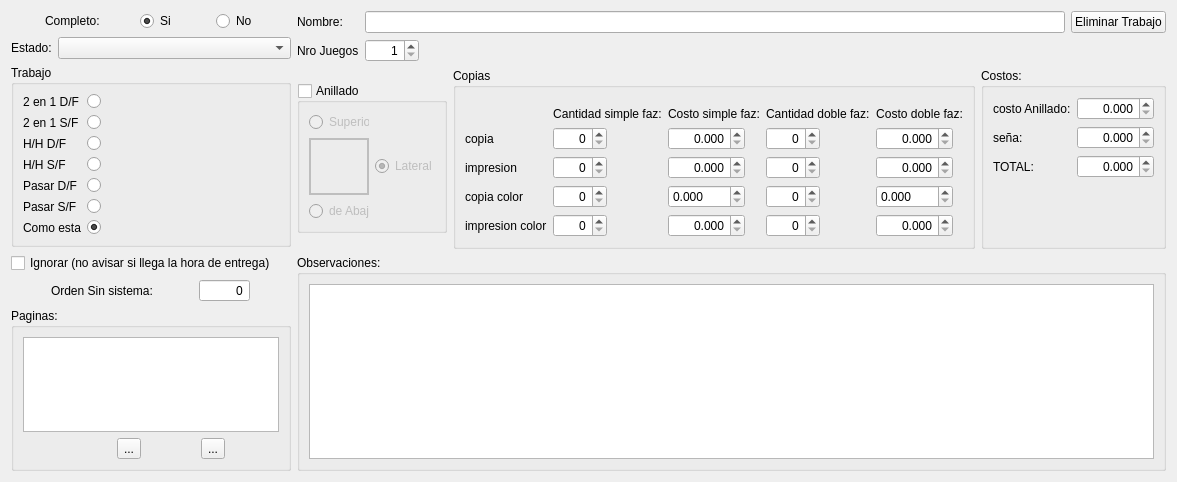
<?xml version="1.0" encoding="UTF-8"?>
<ui version="4.0">
 <class>wworkorder</class>
 <widget class="QWidget" name="wworkorder">
  <property name="geometry">
   <rect>
    <x>0</x>
    <y>0</y>
    <width>837</width>
    <height>482</height>
   </rect>
  </property>
  <property name="windowTitle">
   <string>Form</string>
  </property>
  <layout class="QHBoxLayout" name="horizontalLayout_5">
   <item>
    <layout class="QVBoxLayout" name="verticalLayout_4">
     <item>
      <layout class="QHBoxLayout" name="horizontalLayout">
       <item>
        <widget class="QLabel" name="label">
         <property name="sizePolicy">
          <sizepolicy hsizetype="Fixed" vsizetype="Preferred">
           <horstretch>0</horstretch>
           <verstretch>0</verstretch>
          </sizepolicy>
         </property>
         <property name="text">
          <string>Completo:</string>
         </property>
        </widget>
       </item>
       <item>
        <widget class="QRadioButton" name="completeYesButton">
         <property name="sizePolicy">
          <sizepolicy hsizetype="Fixed" vsizetype="Fixed">
           <horstretch>0</horstretch>
           <verstretch>0</verstretch>
          </sizepolicy>
         </property>
         <property name="text">
          <string>Si</string>
         </property>
         <property name="checked">
          <bool>true</bool>
         </property>
        </widget>
       </item>
       <item>
        <widget class="QRadioButton" name="completeNoButton">
         <property name="sizePolicy">
          <sizepolicy hsizetype="Fixed" vsizetype="Fixed">
           <horstretch>0</horstretch>
           <verstretch>0</verstretch>
          </sizepolicy>
         </property>
         <property name="text">
          <string>No</string>
         </property>
        </widget>
       </item>
      </layout>
     </item>
     <item>
      <layout class="QHBoxLayout" name="horizontalLayout_6">
       <property name="topMargin">
        <number>0</number>
       </property>
       <item>
        <widget class="QLabel" name="label_2">
         <property name="sizePolicy">
          <sizepolicy hsizetype="Fixed" vsizetype="Maximum">
           <horstretch>0</horstretch>
           <verstretch>0</verstretch>
          </sizepolicy>
         </property>
         <property name="text">
          <string>Estado:</string>
         </property>
        </widget>
       </item>
       <item>
        <widget class="QComboBox" name="estadoComboBox">
         <property name="sizePolicy">
          <sizepolicy hsizetype="Preferred" vsizetype="Fixed">
           <horstretch>0</horstretch>
           <verstretch>0</verstretch>
          </sizepolicy>
         </property>
        </widget>
       </item>
      </layout>
     </item>
     <item>
      <widget class="QGroupBox" name="groupBox">
       <property name="sizePolicy">
        <sizepolicy hsizetype="Preferred" vsizetype="Fixed">
         <horstretch>0</horstretch>
         <verstretch>0</verstretch>
        </sizepolicy>
       </property>
       <property name="title">
        <string>Trabajo</string>
       </property>
       <layout class="QVBoxLayout" name="verticalLayout_2">
        <item>
         <layout class="QFormLayout" name="formLayout">
          <item row="0" column="0">
           <widget class="QLabel" name="d2En1DFLabel">
            <property name="text">
             <string>2 en 1 D/F</string>
            </property>
           </widget>
          </item>
          <item row="0" column="1">
           <widget class="QRadioButton" name="d2En1DFRadioButton"/>
          </item>
          <item row="1" column="0">
           <widget class="QLabel" name="d2En1SFLabel">
            <property name="text">
             <string>2 en 1 S/F</string>
            </property>
           </widget>
          </item>
          <item row="2" column="0">
           <widget class="QLabel" name="hHDFLabel">
            <property name="text">
             <string>H/H D/F</string>
            </property>
           </widget>
          </item>
          <item row="3" column="0">
           <widget class="QLabel" name="hHSFLabel">
            <property name="text">
             <string>H/H S/F</string>
            </property>
           </widget>
          </item>
          <item row="4" column="0">
           <widget class="QLabel" name="pasarDFLabel">
            <property name="text">
             <string>Pasar D/F</string>
            </property>
           </widget>
          </item>
          <item row="5" column="0">
           <widget class="QLabel" name="pasarSFLabel">
            <property name="text">
             <string>Pasar S/F</string>
            </property>
           </widget>
          </item>
          <item row="6" column="0">
           <widget class="QLabel" name="comoEstaLabel">
            <property name="text">
             <string>Como esta</string>
            </property>
           </widget>
          </item>
          <item row="1" column="1">
           <widget class="QRadioButton" name="d2En1SFRadioButton"/>
          </item>
          <item row="2" column="1">
           <widget class="QRadioButton" name="hHDFRadioButton"/>
          </item>
          <item row="3" column="1">
           <widget class="QRadioButton" name="hHSFRadioButton"/>
          </item>
          <item row="4" column="1">
           <widget class="QRadioButton" name="pasarDFRadioButton"/>
          </item>
          <item row="5" column="1">
           <widget class="QRadioButton" name="pasarSFRadioButton"/>
          </item>
          <item row="6" column="1">
           <widget class="QRadioButton" name="comoEstaRadioButton">
            <property name="checked">
             <bool>true</bool>
            </property>
           </widget>
          </item>
         </layout>
        </item>
       </layout>
      </widget>
     </item>
     <item>
      <widget class="QCheckBox" name="ignoreCheckBox">
       <property name="sizePolicy">
        <sizepolicy hsizetype="Maximum" vsizetype="Fixed">
         <horstretch>0</horstretch>
         <verstretch>0</verstretch>
        </sizepolicy>
       </property>
       <property name="text">
        <string>Ignorar (no avisar si llega la hora de entrega)</string>
       </property>
      </widget>
     </item>
     <item>
      <layout class="QHBoxLayout" name="horizontalLayout_8">
       <property name="topMargin">
        <number>0</number>
       </property>
       <item>
        <widget class="QLabel" name="label_3">
         <property name="sizePolicy">
          <sizepolicy hsizetype="Maximum" vsizetype="Preferred">
           <horstretch>0</horstretch>
           <verstretch>0</verstretch>
          </sizepolicy>
         </property>
         <property name="text">
          <string>Orden Sin sistema:</string>
         </property>
        </widget>
       </item>
       <item>
        <widget class="QSpinBox" name="outOfOrderSpinBox">
         <property name="sizePolicy">
          <sizepolicy hsizetype="Maximum" vsizetype="Fixed">
           <horstretch>0</horstretch>
           <verstretch>0</verstretch>
          </sizepolicy>
         </property>
         <property name="alignment">
          <set>Qt::AlignRight|Qt::AlignTrailing|Qt::AlignVCenter</set>
         </property>
         <property name="buttonSymbols">
          <enum>QAbstractSpinBox::NoButtons</enum>
         </property>
         <property name="maximum">
          <number>999999999</number>
         </property>
        </widget>
       </item>
      </layout>
     </item>
     <item>
      <widget class="QGroupBox" name="groupBox_3">
       <property name="sizePolicy">
        <sizepolicy hsizetype="Fixed" vsizetype="Preferred">
         <horstretch>0</horstretch>
         <verstretch>0</verstretch>
        </sizepolicy>
       </property>
       <property name="title">
        <string>Paginas: </string>
       </property>
       <layout class="QVBoxLayout" name="verticalLayout_3">
        <item>
         <widget class="QTableWidget" name="pagesTableWidget">
          <property name="sizePolicy">
           <sizepolicy hsizetype="Maximum" vsizetype="Expanding">
            <horstretch>0</horstretch>
            <verstretch>0</verstretch>
           </sizepolicy>
          </property>
          <property name="minimumSize">
           <size>
            <width>256</width>
            <height>0</height>
           </size>
          </property>
         </widget>
        </item>
        <item>
         <layout class="QHBoxLayout" name="horizontalLayout_2">
          <item>
           <spacer name="horizontalSpacer">
            <property name="orientation">
             <enum>Qt::Horizontal</enum>
            </property>
            <property name="sizeType">
             <enum>QSizePolicy::Minimum</enum>
            </property>
            <property name="sizeHint" stdset="0">
             <size>
              <width>40</width>
              <height>20</height>
             </size>
            </property>
           </spacer>
          </item>
          <item>
           <widget class="QToolButton" name="addButton">
            <property name="text">
             <string>...</string>
            </property>
            <property name="icon">
             <iconset resource="resources.qrc">
              <normaloff>:/icons/graphics/list-add-4.png</normaloff>:/icons/graphics/list-add-4.png</iconset>
            </property>
           </widget>
          </item>
          <item>
           <widget class="QToolButton" name="delButton">
            <property name="text">
             <string>...</string>
            </property>
            <property name="icon">
             <iconset resource="resources.qrc">
              <normaloff>:/icons/graphics/list-remove-4.png</normaloff>:/icons/graphics/list-remove-4.png</iconset>
            </property>
           </widget>
          </item>
         </layout>
        </item>
       </layout>
      </widget>
     </item>
    </layout>
   </item>
   <item>
    <layout class="QVBoxLayout" name="verticalLayout_8">
     <item>
      <layout class="QHBoxLayout" name="horizontalLayout_4">
       <item>
        <layout class="QFormLayout" name="formLayout_2">
         <property name="fieldGrowthPolicy">
          <enum>QFormLayout::AllNonFixedFieldsGrow</enum>
         </property>
         <item row="0" column="0">
          <widget class="QLabel" name="nombreLabel">
           <property name="text">
            <string>Nombre:</string>
           </property>
          </widget>
         </item>
         <item row="2" column="0">
          <widget class="QLabel" name="nroJuegosLabel">
           <property name="text">
            <string>Nro Juegos</string>
           </property>
          </widget>
         </item>
         <item row="2" column="1">
          <widget class="QSpinBox" name="nroJuegosSpinBox">
           <property name="sizePolicy">
            <sizepolicy hsizetype="Fixed" vsizetype="Fixed">
             <horstretch>0</horstretch>
             <verstretch>0</verstretch>
            </sizepolicy>
           </property>
           <property name="alignment">
            <set>Qt::AlignRight|Qt::AlignTrailing|Qt::AlignVCenter</set>
           </property>
           <property name="buttonSymbols">
            <enum>QAbstractSpinBox::UpDownArrows</enum>
           </property>
           <property name="minimum">
            <number>1</number>
           </property>
           <property name="maximum">
            <number>9999</number>
           </property>
          </widget>
         </item>
         <item row="0" column="1">
          <layout class="QHBoxLayout" name="horizontalLayout_7">
           <property name="rightMargin">
            <number>0</number>
           </property>
           <item>
            <widget class="QLineEdit" name="nombreLineEdit"/>
           </item>
           <item>
            <widget class="QPushButton" name="deleteButton">
             <property name="text">
              <string>Eliminar Trabajo</string>
             </property>
            </widget>
           </item>
          </layout>
         </item>
        </layout>
       </item>
      </layout>
     </item>
     <item>
      <layout class="QHBoxLayout" name="horizontalLayout_3">
       <item>
        <widget class="QGroupBox" name="anilladoGroupBox">
         <property name="sizePolicy">
          <sizepolicy hsizetype="Fixed" vsizetype="Fixed">
           <horstretch>0</horstretch>
           <verstretch>200</verstretch>
          </sizepolicy>
         </property>
         <property name="minimumSize">
          <size>
           <width>150</width>
           <height>150</height>
          </size>
         </property>
         <property name="title">
          <string>Anillado</string>
         </property>
         <property name="checkable">
          <bool>true</bool>
         </property>
         <property name="checked">
          <bool>false</bool>
         </property>
         <layout class="QVBoxLayout" name="verticalLayout_6">
          <item>
           <layout class="QGridLayout" name="gridLayout">
            <item row="0" column="0">
             <widget class="QRadioButton" name="superiorRadioButton">
              <property name="text">
               <string>Superior</string>
              </property>
             </widget>
            </item>
            <item row="1" column="0">
             <widget class="QFrame" name="frame">
              <property name="sizePolicy">
               <sizepolicy hsizetype="Preferred" vsizetype="MinimumExpanding">
                <horstretch>0</horstretch>
                <verstretch>0</verstretch>
               </sizepolicy>
              </property>
              <property name="frameShape">
               <enum>QFrame::Box</enum>
              </property>
              <property name="frameShadow">
               <enum>QFrame::Plain</enum>
              </property>
              <property name="lineWidth">
               <number>2</number>
              </property>
             </widget>
            </item>
            <item row="1" column="1">
             <widget class="QRadioButton" name="leftRadioButton">
              <property name="sizePolicy">
               <sizepolicy hsizetype="Maximum" vsizetype="Fixed">
                <horstretch>0</horstretch>
                <verstretch>0</verstretch>
               </sizepolicy>
              </property>
              <property name="text">
               <string>Lateral</string>
              </property>
              <property name="checked">
               <bool>true</bool>
              </property>
             </widget>
            </item>
            <item row="2" column="0">
             <widget class="QRadioButton" name="bottomButton">
              <property name="text">
               <string>de Abajo</string>
              </property>
             </widget>
            </item>
           </layout>
          </item>
         </layout>
        </widget>
       </item>
       <item>
        <widget class="QGroupBox" name="groupBox_5">
         <property name="title">
          <string>Copias</string>
         </property>
         <layout class="QVBoxLayout" name="verticalLayout_7">
          <item>
           <layout class="QGridLayout" name="gridLayout_2">
            <property name="sizeConstraint">
             <enum>QLayout::SetMinimumSize</enum>
            </property>
            <property name="topMargin">
             <number>10</number>
            </property>
            <item row="3" column="0">
             <widget class="QLabel" name="label_8">
              <property name="text">
               <string>copia color</string>
              </property>
             </widget>
            </item>
            <item row="0" column="4">
             <widget class="QLabel" name="label_5">
              <property name="text">
               <string>Costo doble faz:</string>
              </property>
              <property name="alignment">
               <set>Qt::AlignCenter</set>
              </property>
             </widget>
            </item>
            <item row="0" column="1">
             <widget class="QLabel" name="label_4">
              <property name="text">
               <string>Cantidad simple faz:</string>
              </property>
              <property name="alignment">
               <set>Qt::AlignCenter</set>
              </property>
             </widget>
            </item>
            <item row="2" column="0">
             <widget class="QLabel" name="label_7">
              <property name="text">
               <string>impresion</string>
              </property>
             </widget>
            </item>
            <item row="4" column="0">
             <widget class="QLabel" name="label_9">
              <property name="text">
               <string>impresion color</string>
              </property>
             </widget>
            </item>
            <item row="1" column="3">
             <widget class="QSpinBox" name="doubleFazSpinBox">
              <property name="sizePolicy">
               <sizepolicy hsizetype="Fixed" vsizetype="Fixed">
                <horstretch>0</horstretch>
                <verstretch>0</verstretch>
               </sizepolicy>
              </property>
              <property name="alignment">
               <set>Qt::AlignRight|Qt::AlignTrailing|Qt::AlignVCenter</set>
              </property>
              <property name="maximum">
               <number>9999</number>
              </property>
             </widget>
            </item>
            <item row="1" column="1">
             <widget class="QSpinBox" name="simpleFazSpinBox">
              <property name="sizePolicy">
               <sizepolicy hsizetype="Fixed" vsizetype="Fixed">
                <horstretch>0</horstretch>
                <verstretch>0</verstretch>
               </sizepolicy>
              </property>
              <property name="alignment">
               <set>Qt::AlignRight|Qt::AlignTrailing|Qt::AlignVCenter</set>
              </property>
              <property name="maximum">
               <number>9999</number>
              </property>
             </widget>
            </item>
            <item row="1" column="0">
             <widget class="QLabel" name="label_6">
              <property name="text">
               <string>copia</string>
              </property>
             </widget>
            </item>
            <item row="1" column="2">
             <widget class="QDoubleSpinBox" name="costoSFDoubleSpinBox">
              <property name="sizePolicy">
               <sizepolicy hsizetype="Fixed" vsizetype="Fixed">
                <horstretch>0</horstretch>
                <verstretch>0</verstretch>
               </sizepolicy>
              </property>
              <property name="alignment">
               <set>Qt::AlignRight|Qt::AlignTrailing|Qt::AlignVCenter</set>
              </property>
              <property name="decimals">
               <number>3</number>
              </property>
              <property name="maximum">
               <double>9999.989999999999782</double>
              </property>
             </widget>
            </item>
            <item row="0" column="3">
             <widget class="QLabel" name="label_10">
              <property name="text">
               <string>Cantidad doble faz:</string>
              </property>
             </widget>
            </item>
            <item row="0" column="2">
             <widget class="QLabel" name="label_11">
              <property name="text">
               <string>Costo simple faz:</string>
              </property>
             </widget>
            </item>
            <item row="1" column="4">
             <widget class="QDoubleSpinBox" name="costoDFDoubleSpinBox">
              <property name="sizePolicy">
               <sizepolicy hsizetype="Fixed" vsizetype="Fixed">
                <horstretch>0</horstretch>
                <verstretch>0</verstretch>
               </sizepolicy>
              </property>
              <property name="alignment">
               <set>Qt::AlignRight|Qt::AlignTrailing|Qt::AlignVCenter</set>
              </property>
              <property name="decimals">
               <number>3</number>
              </property>
              <property name="maximum">
               <double>9999.989999999999782</double>
              </property>
             </widget>
            </item>
            <item row="2" column="1">
             <widget class="QSpinBox" name="imprSimpleFazSpinBox">
              <property name="sizePolicy">
               <sizepolicy hsizetype="Fixed" vsizetype="Fixed">
                <horstretch>0</horstretch>
                <verstretch>0</verstretch>
               </sizepolicy>
              </property>
              <property name="alignment">
               <set>Qt::AlignRight|Qt::AlignTrailing|Qt::AlignVCenter</set>
              </property>
              <property name="maximum">
               <number>9999</number>
              </property>
             </widget>
            </item>
            <item row="2" column="3">
             <widget class="QSpinBox" name="imprDoubleFazSpinBox">
              <property name="sizePolicy">
               <sizepolicy hsizetype="Fixed" vsizetype="Fixed">
                <horstretch>0</horstretch>
                <verstretch>0</verstretch>
               </sizepolicy>
              </property>
              <property name="alignment">
               <set>Qt::AlignRight|Qt::AlignTrailing|Qt::AlignVCenter</set>
              </property>
              <property name="maximum">
               <number>9999</number>
              </property>
             </widget>
            </item>
            <item row="2" column="2">
             <widget class="QDoubleSpinBox" name="imprSFDoubleSpinBox">
              <property name="sizePolicy">
               <sizepolicy hsizetype="Fixed" vsizetype="Fixed">
                <horstretch>0</horstretch>
                <verstretch>0</verstretch>
               </sizepolicy>
              </property>
              <property name="alignment">
               <set>Qt::AlignRight|Qt::AlignTrailing|Qt::AlignVCenter</set>
              </property>
              <property name="decimals">
               <number>3</number>
              </property>
              <property name="maximum">
               <double>9999.989999999999782</double>
              </property>
             </widget>
            </item>
            <item row="2" column="4">
             <widget class="QDoubleSpinBox" name="imprDFDoubleSpinBox">
              <property name="sizePolicy">
               <sizepolicy hsizetype="Fixed" vsizetype="Fixed">
                <horstretch>0</horstretch>
                <verstretch>0</verstretch>
               </sizepolicy>
              </property>
              <property name="alignment">
               <set>Qt::AlignRight|Qt::AlignTrailing|Qt::AlignVCenter</set>
              </property>
              <property name="decimals">
               <number>3</number>
              </property>
              <property name="maximum">
               <double>9999.989999999999782</double>
              </property>
             </widget>
            </item>
            <item row="4" column="1">
             <widget class="QSpinBox" name="imprColorSFSpinBox">
              <property name="sizePolicy">
               <sizepolicy hsizetype="Fixed" vsizetype="Fixed">
                <horstretch>0</horstretch>
                <verstretch>0</verstretch>
               </sizepolicy>
              </property>
              <property name="alignment">
               <set>Qt::AlignRight|Qt::AlignTrailing|Qt::AlignVCenter</set>
              </property>
              <property name="maximum">
               <number>9999</number>
              </property>
             </widget>
            </item>
            <item row="4" column="3">
             <widget class="QSpinBox" name="imprColorDFSpinBox">
              <property name="sizePolicy">
               <sizepolicy hsizetype="Fixed" vsizetype="Fixed">
                <horstretch>0</horstretch>
                <verstretch>0</verstretch>
               </sizepolicy>
              </property>
              <property name="alignment">
               <set>Qt::AlignRight|Qt::AlignTrailing|Qt::AlignVCenter</set>
              </property>
              <property name="maximum">
               <number>9999</number>
              </property>
             </widget>
            </item>
            <item row="4" column="2">
             <widget class="QDoubleSpinBox" name="colorSFDoubleSpinBox">
              <property name="sizePolicy">
               <sizepolicy hsizetype="Fixed" vsizetype="Fixed">
                <horstretch>0</horstretch>
                <verstretch>0</verstretch>
               </sizepolicy>
              </property>
              <property name="alignment">
               <set>Qt::AlignRight|Qt::AlignTrailing|Qt::AlignVCenter</set>
              </property>
              <property name="decimals">
               <number>3</number>
              </property>
              <property name="maximum">
               <double>9999.989999999999782</double>
              </property>
             </widget>
            </item>
            <item row="4" column="4">
             <widget class="QDoubleSpinBox" name="colorDFDoubleSpinBox">
              <property name="sizePolicy">
               <sizepolicy hsizetype="Fixed" vsizetype="Fixed">
                <horstretch>0</horstretch>
                <verstretch>0</verstretch>
               </sizepolicy>
              </property>
              <property name="alignment">
               <set>Qt::AlignRight|Qt::AlignTrailing|Qt::AlignVCenter</set>
              </property>
              <property name="decimals">
               <number>3</number>
              </property>
              <property name="maximum">
               <double>9999.989999999999782</double>
              </property>
             </widget>
            </item>
            <item row="3" column="1">
             <widget class="QSpinBox" name="copiaColorSFSpinBox">
              <property name="sizePolicy">
               <sizepolicy hsizetype="Fixed" vsizetype="Fixed">
                <horstretch>0</horstretch>
                <verstretch>0</verstretch>
               </sizepolicy>
              </property>
              <property name="alignment">
               <set>Qt::AlignRight|Qt::AlignTrailing|Qt::AlignVCenter</set>
              </property>
              <property name="maximum">
               <number>9999</number>
              </property>
             </widget>
            </item>
            <item row="3" column="3">
             <widget class="QSpinBox" name="copiaColorDFSpinBox">
              <property name="sizePolicy">
               <sizepolicy hsizetype="Fixed" vsizetype="Fixed">
                <horstretch>0</horstretch>
                <verstretch>0</verstretch>
               </sizepolicy>
              </property>
              <property name="alignment">
               <set>Qt::AlignRight|Qt::AlignTrailing|Qt::AlignVCenter</set>
              </property>
              <property name="maximum">
               <number>9999</number>
              </property>
             </widget>
            </item>
            <item row="3" column="2">
             <widget class="QDoubleSpinBox" name="copiaColorSFDoubleSpinBox">
              <property name="sizePolicy">
               <sizepolicy hsizetype="Fixed" vsizetype="Fixed">
                <horstretch>0</horstretch>
                <verstretch>0</verstretch>
               </sizepolicy>
              </property>
              <property name="decimals">
               <number>3</number>
              </property>
              <property name="maximum">
               <double>9999.989999999999782</double>
              </property>
             </widget>
            </item>
            <item row="3" column="4">
             <widget class="QDoubleSpinBox" name="copiaColorDFDoubleSpinBox">
              <property name="sizePolicy">
               <sizepolicy hsizetype="Fixed" vsizetype="Fixed">
                <horstretch>0</horstretch>
                <verstretch>0</verstretch>
               </sizepolicy>
              </property>
              <property name="decimals">
               <number>3</number>
              </property>
              <property name="maximum">
               <double>9999.989999999999782</double>
              </property>
             </widget>
            </item>
           </layout>
          </item>
         </layout>
        </widget>
       </item>
       <item>
        <widget class="QGroupBox" name="groupBox_4">
         <property name="title">
          <string>Costos:</string>
         </property>
         <layout class="QVBoxLayout" name="verticalLayout_5">
          <item>
           <layout class="QFormLayout" name="formLayout_3">
            <property name="fieldGrowthPolicy">
             <enum>QFormLayout::AllNonFixedFieldsGrow</enum>
            </property>
            <item row="0" column="0">
             <widget class="QLabel" name="costoAnilladoLabel">
              <property name="text">
               <string>costo Anillado:</string>
              </property>
             </widget>
            </item>
            <item row="0" column="1">
             <widget class="QDoubleSpinBox" name="costoAnilladoDoubleSpinBox">
              <property name="sizePolicy">
               <sizepolicy hsizetype="Fixed" vsizetype="Fixed">
                <horstretch>0</horstretch>
                <verstretch>0</verstretch>
               </sizepolicy>
              </property>
              <property name="alignment">
               <set>Qt::AlignRight|Qt::AlignTrailing|Qt::AlignVCenter</set>
              </property>
              <property name="decimals">
               <number>3</number>
              </property>
              <property name="maximum">
               <double>9999.989999999999782</double>
              </property>
             </widget>
            </item>
            <item row="1" column="0">
             <widget class="QLabel" name="seALabel">
              <property name="text">
               <string>seña:</string>
              </property>
             </widget>
            </item>
            <item row="1" column="1">
             <widget class="QDoubleSpinBox" name="seADoubleSpinBox">
              <property name="sizePolicy">
               <sizepolicy hsizetype="Fixed" vsizetype="Fixed">
                <horstretch>0</horstretch>
                <verstretch>0</verstretch>
               </sizepolicy>
              </property>
              <property name="alignment">
               <set>Qt::AlignRight|Qt::AlignTrailing|Qt::AlignVCenter</set>
              </property>
              <property name="decimals">
               <number>3</number>
              </property>
              <property name="maximum">
               <double>9999.989999999999782</double>
              </property>
             </widget>
            </item>
            <item row="2" column="0">
             <widget class="QLabel" name="tOTALLabel">
              <property name="text">
               <string>TOTAL:</string>
              </property>
             </widget>
            </item>
            <item row="2" column="1">
             <widget class="QDoubleSpinBox" name="tOTALDoubleSpinBox">
              <property name="sizePolicy">
               <sizepolicy hsizetype="Fixed" vsizetype="Fixed">
                <horstretch>0</horstretch>
                <verstretch>0</verstretch>
               </sizepolicy>
              </property>
              <property name="alignment">
               <set>Qt::AlignRight|Qt::AlignTrailing|Qt::AlignVCenter</set>
              </property>
              <property name="decimals">
               <number>3</number>
              </property>
              <property name="maximum">
               <double>9999.989999999999782</double>
              </property>
             </widget>
            </item>
           </layout>
          </item>
         </layout>
        </widget>
       </item>
      </layout>
     </item>
     <item>
      <widget class="QGroupBox" name="groupBox_2">
       <property name="sizePolicy">
        <sizepolicy hsizetype="Minimum" vsizetype="Preferred">
         <horstretch>0</horstretch>
         <verstretch>0</verstretch>
        </sizepolicy>
       </property>
       <property name="title">
        <string>Observaciones:</string>
       </property>
       <layout class="QVBoxLayout" name="verticalLayout">
        <item>
         <widget class="QPlainTextEdit" name="observationTextEdit"/>
        </item>
       </layout>
      </widget>
     </item>
    </layout>
   </item>
  </layout>
 </widget>
 <resources>
  <include location="resources.qrc"/>
 </resources>
 <connections>
  <connection>
   <sender>completeNoButton</sender>
   <signal>clicked(bool)</signal>
   <receiver>groupBox_3</receiver>
   <slot>setEnabled(bool)</slot>
   <hints>
    <hint type="sourcelabel">
     <x>246</x>
     <y>27</y>
    </hint>
    <hint type="destinationlabel">
     <x>224</x>
     <y>451</y>
    </hint>
   </hints>
  </connection>
 </connections>
</ui>
